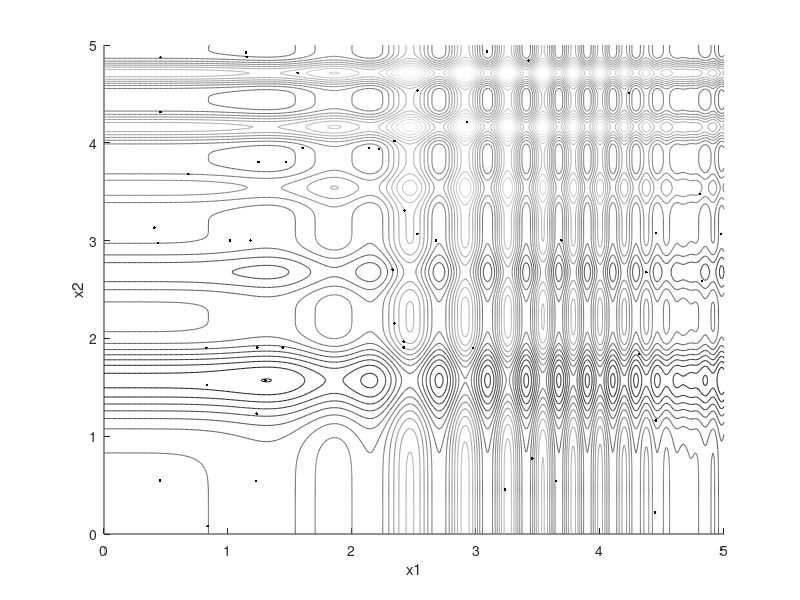
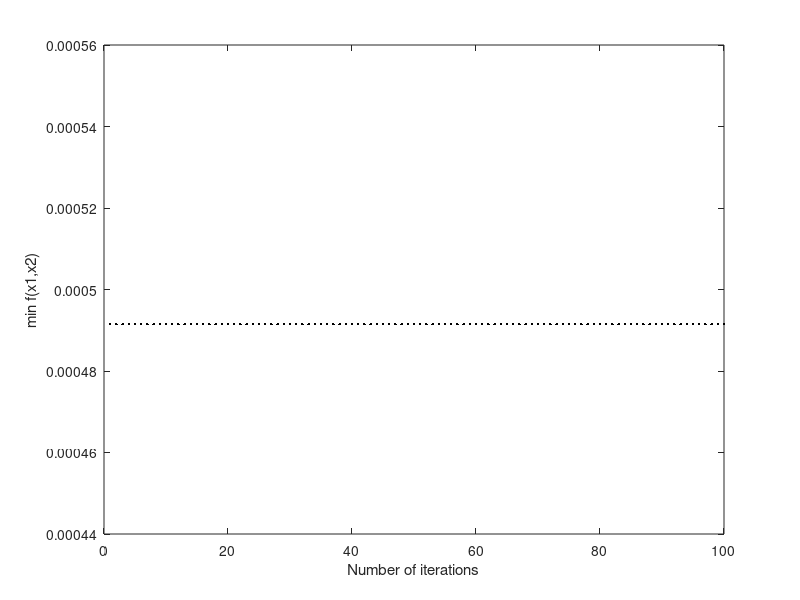
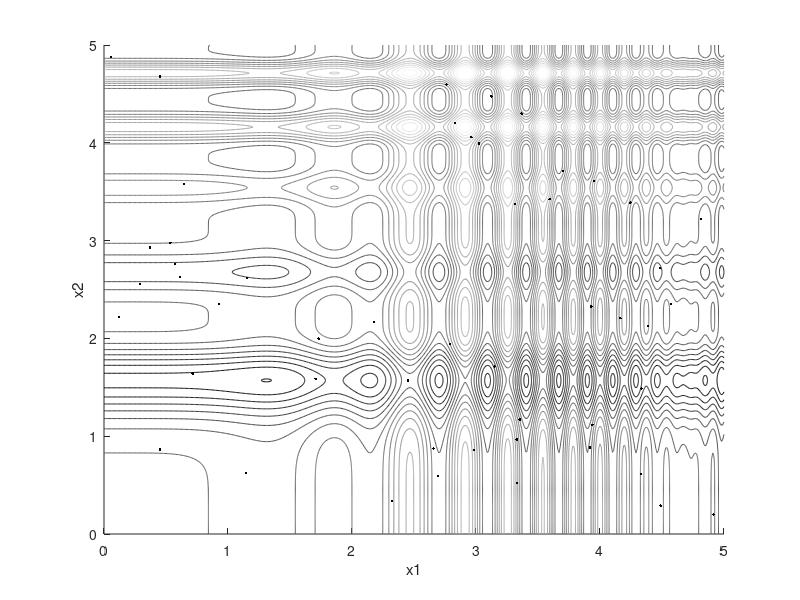

The MATLAB script that drew these images, in order:
% Ant Colony Optimization to minimize functions  
% written by Faramarz Faghihi

clear all
X = [0:0.01:5];Y = [0:0.01:5];
n = 2;              % variables number
N = 50;             % the number of ants in the colony 
p = 1000;    
Rho = .5;Zeta = 20; % parameters values

%------------------------------------------------------------
for i=1:length(X)
    for j=1:length(Y)
        f(i,j) = -cos(Y(j))*sin(Y(j)^3/pi)^2-sin(X(i))*sin(2*X(i)^2/pi)^4;
        
    end
end
%------------------------------------------------------------

X1 = linspace(0,5,p);
X2 = linspace(0,5,p);
Tau = ones(2,length(X1));
Iteration_best_Fit(1) = 1000;
%--------------------------------------------------------
figure(1);clf;hold on
contour(X,Y,f,20)
xlabel('x1')
ylabel('x2')
axis([0 5 0 5])
colormap(gray)
%--------------------------------------------------------
figure(3);clf;hold on
contour(X,Y,f,20)
xlabel('x1')
ylabel('x2')
axis([0 5 0 5])
colormap(gray)
%--------------------------------------------------------

for k=1:100
        P = [Tau(1,1:end)/sum(Tau(1,1:end));Tau(2,1:end)/sum(Tau(2,1:end))]; %  probabilities matrix
        % implementing roulette-wheel
        cum_prob = [cumsum(P(1,1:end));cumsum(P(2,1:end))]; %cumulative probability
        cum_prob(:,1) = [0;0]; 
        for j=1:N
            Index = find(cum_prob(1,1:end)<=rand,1,'last');
            x1(1,j) = X1(Index);
            
            Index = find(cum_prob(2,1:end)<=rand,1,'last');
            x2(1,j) = X2(Index);
        end
        
        if k==1
            px = x1; py=x2;
        end
            
        f = -cos(Y(j))*sin(Y(j)^3/pi)^2-sin(X(i))*sin(2*X(i)^2/pi)^4;
        f_best = min(f);
        f_worst = max(f);
        Tau_old = (1-Rho)*Tau;
        Delta_Tau = abs(Zeta*f_best/(f_worst));
        
      
        if f_best<min(Iteration_best_Fit)
            Iteration_best_Fit(k) = f_best;
        else
            Iteration_best_Fit(k) = min(Iteration_best_Fit);
        end
            
                Index = find(f==f_best);
        
        for j=1:length(Index) % in general multiple ants use the best path
            i2 = find(X1==x1(Index(j)));
            j2 = find(X2==x2(Index(j)));
            Tau(1,i2) = Tau_old(1,i2)+Delta_Tau;
            Tau(2,j2) = Tau_old(2,j2)+Delta_Tau;
        end
               
end

x1_Best = X1(i2)
x2_Best = X2(j2)
figure(1)
plot(x1,x2,'k.')
%---------------------------------------------
figure(2)
plot(Iteration_best_Fit,'k.')
xlabel('Number of iterations')
ylabel('min f(x1,x2)')
%----------------------------------------------
figure(3)
plot(px,py,'k.')

